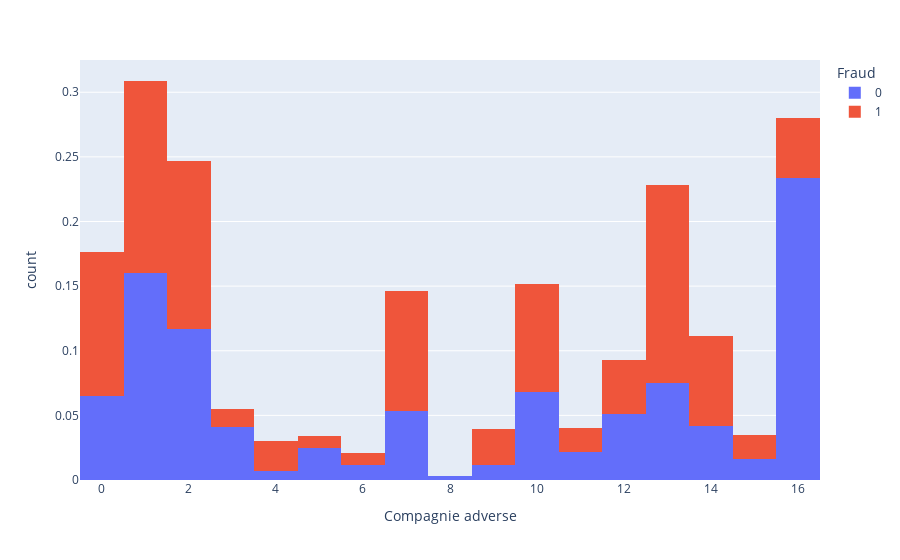

Notebook code cell kept with this figure:
### Code cell
fig = px.histogram(df, x='Compagnie adverse',  color='Fraud', histnorm='probability density')
fig.show()
fig.write_image("../frontend/src/assets/figure_EDA/compagnie_adverse_t.png")

### Figure 1 — Plotly figure (JSON) as saved in the notebook; plotly's stock layout.template omitted (floating-point values rounded to 4 significant figures; data arrays with more than 128 entries replaced by an {"elided": "..."} marker saying what was removed)
{"data": [{"alignmentgroup": "True", "bingroup": "x", "histnorm": "probability density", "hovertemplate": "Fraud=0<br>Compagnie adverse=%{x}<br>count=%{y}<extra></extra>", "legendgroup": "0", "marker": {"color": "#636efa"}, "name": "0", "offsetgroup": "0", "orientation": "v", "showlegend": true, "type": "histogram", "x": {"elided": "882 int values"}, "xaxis": "x", "yaxis": "y"}, {"alignmentgroup": "True", "bingroup": "x", "histnorm": "probability density", "hovertemplate": "Fraud=1<br>Compagnie adverse=%{x}<br>count=%{y}<extra></extra>", "legendgroup": "1", "marker": {"color": "#EF553B"}, "name": "1", "offsetgroup": "1", "orientation": "v", "showlegend": true, "type": "histogram", "x": {"elided": "215 int values"}, "xaxis": "x", "yaxis": "y"}], "layout": {"barmode": "relative", "legend": {"title": {"text": "Fraud"}, "tracegroupgap": 0}, "margin": {"t": 60}, "xaxis": {"anchor": "y", "domain": [0, 1], "title": {"text": "Compagnie adverse"}}, "yaxis": {"anchor": "x", "domain": [0, 1], "title": {"text": "count"}}}}
